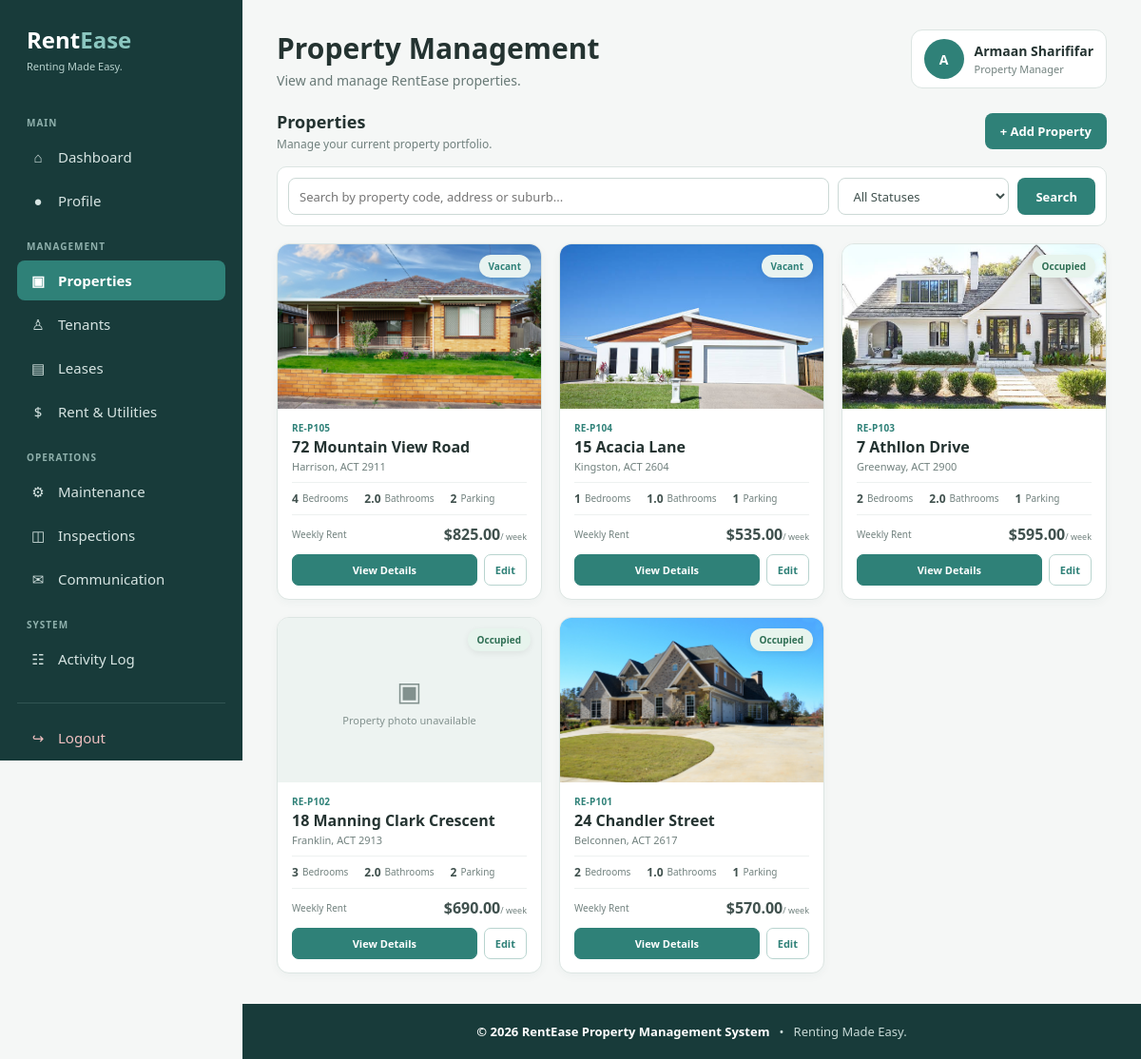
The app's page /manager/properties/properties.php (signed in) with its own data.
### tables this page shows
CREATE TABLE `manager_profiles` (
  `manager_id` int(11) NOT NULL,
  `job_title` varchar(100) DEFAULT 'Property Manager',
  `office_phone` varchar(30) DEFAULT NULL,
  `office_email` varchar(150) DEFAULT NULL
);

CREATE TABLE `users` (
  `user_id` int(11) NOT NULL,
  `role` enum('manager','tenant') NOT NULL,
  `first_name` varchar(80) NOT NULL,
  `last_name` varchar(80) NOT NULL,
  `email` varchar(150) NOT NULL,
  `phone` varchar(30) DEFAULT NULL,
  `address` varchar(255) DEFAULT NULL,
  `password_hash` varchar(255) NOT NULL,
  `account_status` enum('active','inactive') NOT NULL DEFAULT 'active',
  `created_at` datetime NOT NULL DEFAULT current_timestamp(),
  `updated_at` datetime NOT NULL DEFAULT current_timestamp() ON UPDATE current_timestamp()
);

CREATE TABLE `property_photos` (
  `photo_id` int(11) NOT NULL,
  `property_id` int(11) NOT NULL,
  `file_path` varchar(255) NOT NULL,
  `caption` varchar(255) DEFAULT NULL,
  `is_primary` tinyint(1) NOT NULL DEFAULT 0,
  `uploaded_at` datetime NOT NULL DEFAULT current_timestamp()
);

CREATE TABLE `properties` (
  `property_id` int(11) NOT NULL,
  `property_code` varchar(20) NOT NULL,
  `address_line1` varchar(180) NOT NULL,
  `suburb` varchar(100) NOT NULL,
  `state` varchar(50) NOT NULL,
  `postcode` varchar(10) NOT NULL,
  `bedrooms` int(11) NOT NULL DEFAULT 1,
  `bathrooms` decimal(3,1) NOT NULL DEFAULT 1.0,
  `parking_spaces` int(11) NOT NULL DEFAULT 0,
  `weekly_rent` decimal(10,2) NOT NULL,
  `property_status` enum('vacant','occupied','maintenance','inactive') NOT NULL DEFAULT 'vacant',
  `description` text DEFAULT NULL,
  `created_by` int(11) NOT NULL,
  `created_at` datetime NOT NULL DEFAULT current_timestamp(),
  `updated_at` datetime NOT NULL DEFAULT current_timestamp() ON UPDATE current_timestamp()
);

### manager/properties/properties.php (the view, shortened to what this page needs)
<?php
require_once __DIR__.'/../../config/db.php';
$userId=(int)$_SESSION['user_id'];
$sql="SELECT u.first_name,u.last_name,mp.job_title
FROM users u
LEFT JOIN manager_profiles mp ON u.user_id=mp.manager_id
WHERE u.user_id=?
LIMIT 1";
$stmt=$conn->prepare($sql);
$stmt->bind_param("i",$userId);
$stmt->execute();
$manager=$stmt->get_result()->fetch_assoc();
$firstName=$manager['first_name']??'Manager';
$lastName=$manager['last_name']??'';
$fullName=trim($firstName.' '.$lastName);
$profileLetter=strtoupper(substr($firstName,0,1));
$jobTitle=!empty($manager['job_title'])?$manager['job_title']:'Property Manager';
$search=trim($_GET['search']??'');
$sql="SELECT
p.property_id,
p.property_code,
p.address_line1,
p.suburb,
p.state,
p.postcode,
p.bedrooms,
p.bathrooms,
p.parking_spaces,
p.weekly_rent,
p.property_status,
p.description,
pp.file_path AS primary_photo
FROM properties p
LEFT JOIN property_photos pp
ON p.property_id=pp.property_id
AND pp.is_primary=1
WHERE 1=1";
$sql.=" ORDER BY p.property_id DESC";
$stmt=$conn->prepare($sql);
$stmt->execute();
$properties=$stmt->get_result();
?>
<!DOCTYPE html>
<html lang="en">
<head>
</head>
<body>
<div class="sidebar">
<div class="brand">
<div class="brand-name">Rent<span>Ease</span></div>
<div class="brand-tagline">Renting Made Easy.</div>
</div>
<div class="menu-title">Main</div>
<a href="../dashboard.php">
<span class="menu-icon">⌂</span>
Dashboard
</a>
<a href="../profile.php">
<span class="menu-icon">●</span>
Profile
</a>
<div class="menu-title">Management</div>
<a href="properties.php" class="active">
<span class="menu-icon">▣</span>
Properties
</a>
<a href="../tenants/tenants.php">
<span class="menu-icon">♙</span>
Tenants
</a>
<a href="../lease/leases.php">
<span class="menu-icon">▤</span>
Leases
</a>
<a href="../rent/payments.php">
<span class="menu-icon">$</span>
Rent & Utilities
</a>
<div class="menu-title">Operations</div>
<a href="../maintenance/maintenance.php">
<span class="menu-icon">⚙</span>
Maintenance
</a>
<a href="../inspections/inspections.php">
<span class="menu-icon">◫</span>
Inspections
</a>
<a href="../messages.php">
<span class="menu-icon">✉</span>
Communication
</a>
<div class="menu-title">System</div>
<a href="../activity_log.php">
<span class="menu-icon">☷</span>
Activity Log
</a>
<div class="logout-area">
<a href="../../auth/logout.php" class="logout">
<span class="menu-icon">↪</span>
Logout
</a>
</div>
</div>
<div class="main">
<div class="topbar">
<div class="page-title">
<h1>Property Management</h1>
<p>View and manage RentEase properties.</p>
</div>
<a href="../profile.php" class="top-profile">
<div class="profile-icon">
<?php echo htmlspecialchars($profileLetter); ?>
</div>
<div class="profile-info">
<strong><?php echo htmlspecialchars($fullName); ?></strong>
<span><?php echo htmlspecialchars($jobTitle); ?></span>
</div>
</a>
</div>
<div class="page-actions">
<div class="section-heading">
<h2>Properties</h2>
<p>Manage your current property portfolio.</p>
</div>
<a href="add_property.php" class="add-button">
+ Add Property
</a>
</div>
<div class="search-card">
<form method="GET" class="search-form">
<input
type="text"
name="search"
placeholder="Search by property code, address or suburb..."
value="<?php echo htmlspecialchars($search); ?>"
>
<select name="status">
<option value="">All Statuses</option>
</select>
<button type="submit" class="search-button">
Search
</button>
</form>
</div>
<div class="property-grid">
<?php if($properties->num_rows>0): ?>
<?php while($property=$properties->fetch_assoc()): ?>
<div class="property-card">
<div class="property-image">
<?php if(!empty($property['primary_photo'])): ?>
<img
src="../../<?php echo htmlspecialchars($property['primary_photo']); ?>"
alt="<?php echo htmlspecialchars($property['address_line1']); ?>"
onerror="this.style.display='none';this.nextElementSibling.style.display='flex';"
>
<div class="no-photo" style="display:none">
<div class="no-photo-icon">▣</div>
<span>Property photo unavailable</span>
</div>
<?php endif; ?>
<span class="status status-<?php echo htmlspecialchars($property['property_status']); ?>">
<?php echo htmlspecialchars(ucfirst($property['property_status'])); ?>
</span>
</div>
<div class="property-content">
<div class="property-code">
<?php echo htmlspecialchars($property['property_code']); ?>
</div>
<div class="property-address">
<?php echo htmlspecialchars($property['address_line1']); ?>
</div>
<div class="property-location">
<?php
echo htmlspecialchars(
    $property['suburb'].', '.
    $property['state'].' '.
    $property['postcode']
);
?>
</div>
<div class="property-features">
<div class="feature">
<strong><?php echo htmlspecialchars($property['bedrooms']); ?></strong>
<span>Bedrooms</span>
</div>
<div class="feature">
<strong><?php echo htmlspecialchars($property['bathrooms']); ?></strong>
<span>Bathrooms</span>
</div>
<div class="feature">
<strong><?php echo htmlspecialchars($property['parking_spaces']); ?></strong>
<span>Parking</span>
</div>
</div>
<div class="rent-row">
<div class="rent-label">
Weekly Rent
</div>
<div class="rent-amount">
$<?php echo number_format((float)$property['weekly_rent'],2); ?>
<span>/ week</span>
</div>
</div>
<div class="property-actions">
<a
href="view_property.php?id=<?php echo (int)$property['property_id']; ?>"
class="view-button"
>
View Details
</a>
<a
href="edit_property.php?id=<?php echo (int)$property['property_id']; ?>"
class="edit-button"
>
Edit
</a>
</div>
</div>
</div>
<?php endwhile; ?>
<?php endif; ?>
</div>
<footer class="footer">
<strong>© 2026 RentEase Property Management System</strong>
&nbsp; • &nbsp;
Renting Made Easy.
</footer>
</div>
</body>
</html>

### records on screen
manager_profiles: manager_id.first_name "A", manager_id.last_name "Armaan Sharififar", job_title "Property Manager"
property_photos: file_path (picture), property.property_status "Vacant", property.property_code "RE-P105", property.address_line1 "72 Mountain View Road", property.postcode "Harrison, ACT 2911", property.bedrooms "4", property.bathrooms "2.0", property.parking_spaces "2", property.weekly_rent "825.00"
property_photos: file_path (picture), property.property_status "Vacant", property.property_code "RE-P104", property.address_line1 "15 Acacia Lane", property.postcode "Kingston, ACT 2604", property.bedrooms "1", property.bathrooms "1.0", property.parking_spaces "1", property.weekly_rent "535.00"
property_photos: file_path (picture), property.property_status "Occupied", property.property_code "RE-P103", property.address_line1 "7 Athllon Drive", property.postcode "Greenway, ACT 2900", property.bedrooms "2", property.bathrooms "2.0", property.parking_spaces "1", property.weekly_rent "595.00"
property_photos: property.property_status "Occupied", property.property_code "RE-P102", property.address_line1 "18 Manning Clark Crescent", property.postcode "Franklin, ACT 2913", property.bedrooms "3", property.bathrooms "2.0", property.parking_spaces "2", property.weekly_rent "690.00"
property_photos: file_path (picture), property.property_status "Occupied", property.property_code "RE-P101", property.address_line1 "24 Chandler Street", property.postcode "Belconnen, ACT 2617", property.bedrooms "2", property.bathrooms "1.0", property.parking_spaces "1", property.weekly_rent "570.00"
